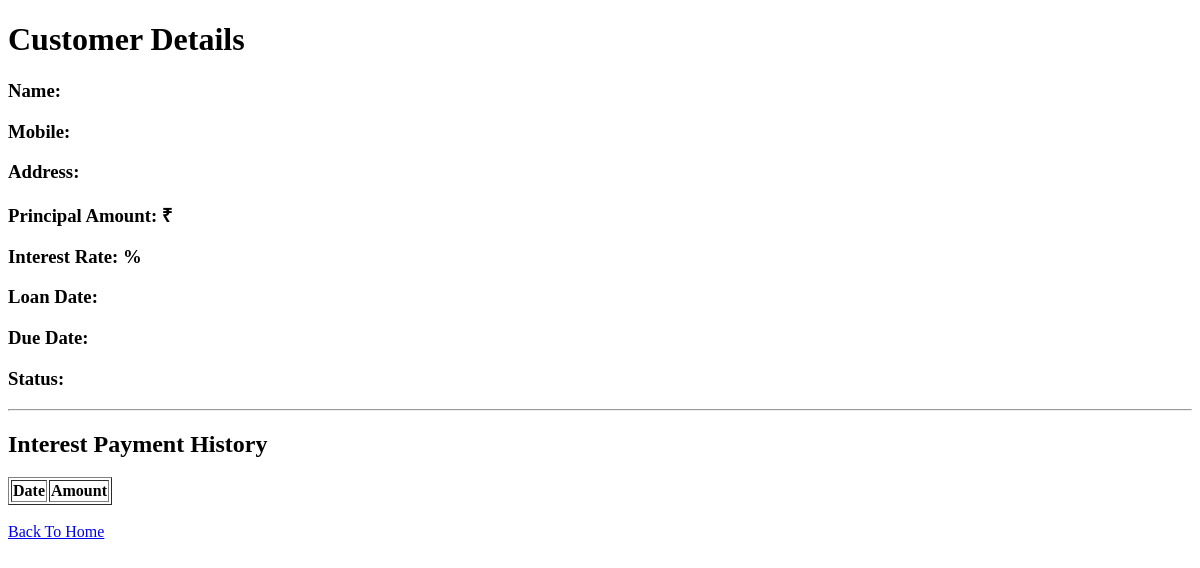
Before: /customer/2 with the older database file.
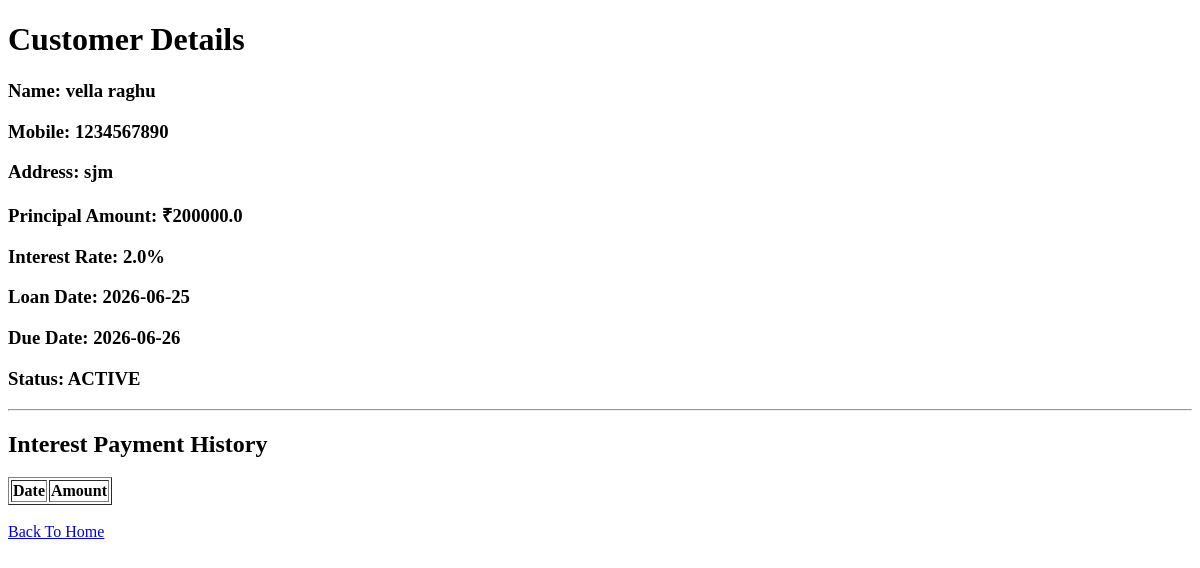
After: the same page with the newer database file.
### tables this page shows
CREATE TABLE customers (
    id INTEGER PRIMARY KEY AUTOINCREMENT,
    name TEXT,
    mobile TEXT,
    address TEXT,
    principal_amount REAL,
    interest_rate REAL,
    loan_date TEXT,
    duration_type TEXT,
    due_date TEXT,
    principal_paid INTEGER DEFAULT 0,
    status TEXT DEFAULT 'ACTIVE'
);

### app.py (the view)
@app.route('/customer/<int:customer_id>')
def customer_details(customer_id):
    cursor.execute("""
        SELECT *
        FROM customers
        WHERE id=?
    """, (customer_id,))
    customer = cursor.fetchone()
    cursor.execute("""
        SELECT
            payment_date,
            interest_amount
        FROM interest_payments
        WHERE customer_id=?
        ORDER BY payment_date DESC
    """, (customer_id,))
    payments = cursor.fetchall()
    return render_template(
        'customer_details.html',
        customer=customer,
        payments=payments
    )

### templates/customer_details.html (shortened to what this page needs)
<!DOCTYPE html>
<html>
<head>
</head>
<body>
<h1>Customer Details</h1>
<h3>Name: {{ customer[1] }}</h3>
<h3>Mobile: {{ customer[2] }}</h3>
<h3>Address: {{ customer[3] }}</h3>
<h3>Principal Amount: ₹{{ customer[4] }}</h3>
<h3>Interest Rate: {{ customer[5] }}%</h3>
<h3>Loan Date: {{ customer[6] }}</h3>
<h3>Due Date: {{ customer[8] }}</h3>
<h3>Status: {{ customer[10] }}</h3>
<hr>
<h2>Interest Payment History</h2>
<table border="1">
<tr>
    <th>Date</th>
    <th>Amount</th>
</tr>
</table>
<br>
<a href="/">Back To Home</a>
</body>
</html>

Changed rows visible on the page:
added customers: name "vella raghu", mobile "1234567890", address "sjm", principal_amount "200000.0", interest_rate "2.0", loan_date "2026-06-25", due_date "2026-06-26", status "ACTIVE"
